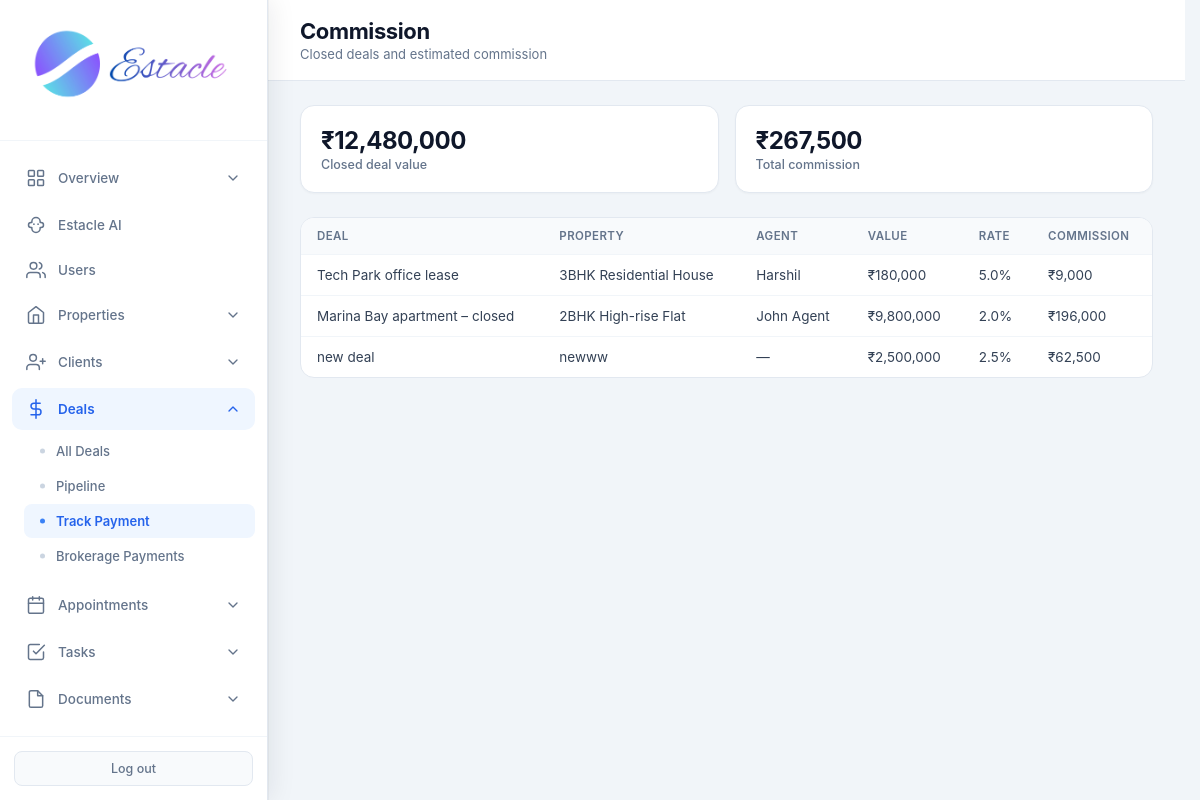
The page /admin/commission (signed in) on the database as committed earlier.
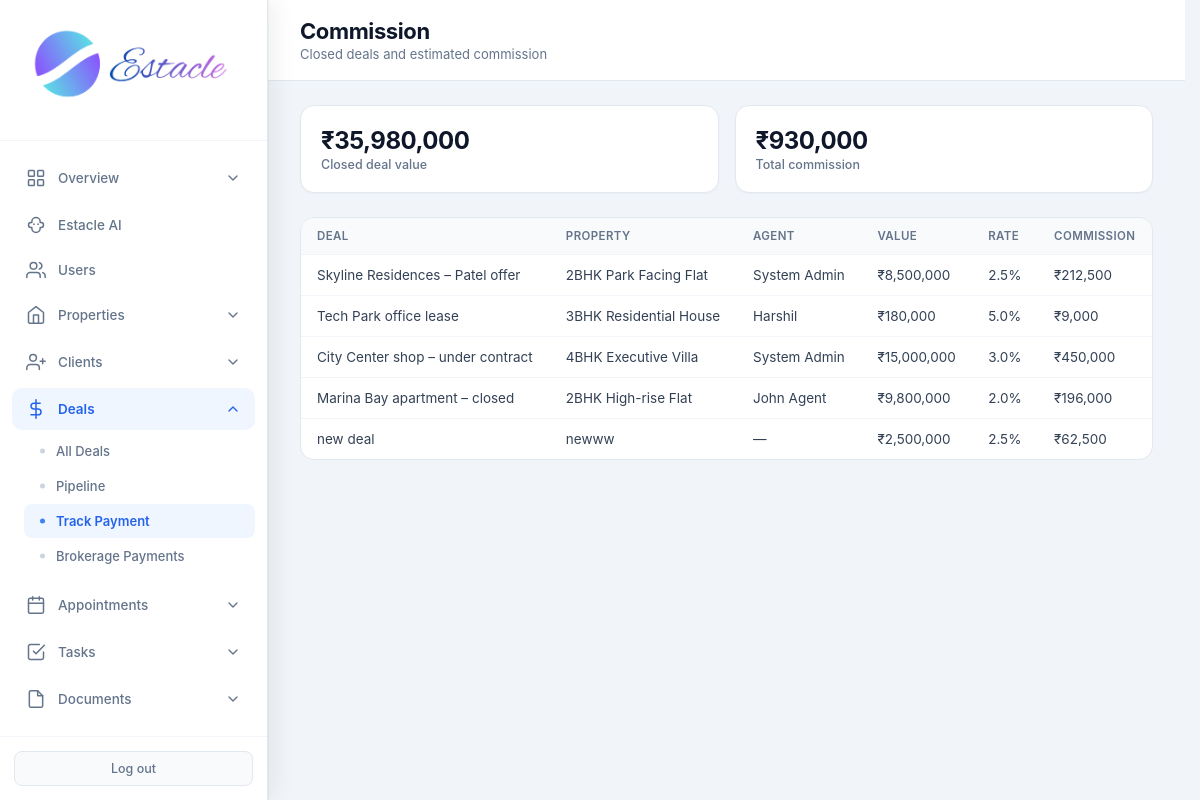
The same page on the database as committed later.
### tables this page shows
CREATE TABLE settings (
            key TEXT PRIMARY KEY,
            value TEXT
        );

CREATE TABLE deals (
            id INTEGER PRIMARY KEY AUTOINCREMENT,
            title TEXT NOT NULL,
            property_id INTEGER,
            client_id INTEGER,
            agent_id INTEGER,
            stage TEXT DEFAULT 'offer',
            value REAL DEFAULT 0,
            commission_rate REAL DEFAULT 2.5,
            expected_close TEXT,
            notes TEXT,
            created_at TIMESTAMP DEFAULT CURRENT_TIMESTAMP,
            updated_at TIMESTAMP DEFAULT CURRENT_TIMESTAMP,
            FOREIGN KEY (property_id) REFERENCES properties (id),
            FOREIGN KEY (client_id) REFERENCES clients (id),
            FOREIGN KEY (agent_id) REFERENCES users (id)
        );

CREATE TABLE properties (
            id INTEGER PRIMARY KEY AUTOINCREMENT,
            title TEXT NOT NULL,
            description TEXT,
            price REAL NOT NULL,
            property_type TEXT NOT NULL,
            status TEXT DEFAULT 'available',
            address TEXT,
            city TEXT,
            state TEXT,
            zip_code TEXT,
            bedrooms INTEGER,
            bathrooms REAL,
            area_sqft REAL,
            agent_id INTEGER,
            created_at TIMESTAMP DEFAULT CURRENT_TIMESTAMP, category TEXT DEFAULT "sale", listing_type TEXT DEFAULT "sale", floor TEXT, carpet_area REAL, furnishing TEXT, parking TEXT, amenities TEXT, seller_name TEXT, seller_phone TEXT, monthly_rent REAL, security_deposit REAL, maintenance REAL, per_sqft REAL, latitude TEXT, longitude TEXT, photos TEXT, year_built TEXT, facing TEXT, videos TEXT,
            FOREIGN KEY (agent_id) REFERENCES users (id)
        );

CREATE TABLE users (
            id INTEGER PRIMARY KEY AUTOINCREMENT,
            email TEXT UNIQUE NOT NULL,
            password TEXT NOT NULL,
            full_name TEXT NOT NULL,
            role TEXT NOT NULL CHECK(role IN ('admin', 'agent', 'customer')),
            phone TEXT,
            created_at TIMESTAMP DEFAULT CURRENT_TIMESTAMP,
            is_active INTEGER DEFAULT 1
        , avatar TEXT, last_seen TIMESTAMP, job_title TEXT, department TEXT, employee_id TEXT, license_no TEXT, commission_rate REAL, alt_phone TEXT, address TEXT, city TEXT, state TEXT, country TEXT, postal_code TEXT, notes TEXT, hire_date TEXT, timezone TEXT);

### routes/admin/commission.py (the view)
@admin.route('/admin/commission')
@login_required
@role_required('admin')
def admin_commission():
    db = get_db()
    deals = db.execute(
        """SELECT d.*, p.title as property_title, u.full_name as agent_name
           FROM deals d LEFT JOIN properties p ON d.property_id = p.id
           LEFT JOIN users u ON d.agent_id = u.id
           WHERE d.stage = 'closed'
           ORDER BY d.updated_at DESC"""
    ).fetchall()
    total_value = sum((d['value'] or 0) for d in deals)
    total_comm = sum(((d['value'] or 0) * (d['commission_rate'] or 0) / 100) for d in deals)
    currency = get_setting('currency', 'INR')
    return render_template(
        'admin_commission.html', deals=deals, total_value=total_value, total_comm=total_comm,
        currency=currency, format_money=format_money
    )

### core/db.py (called while the page is built)
def get_db():
    if 'db' not in g:
        g.db = sqlite3.connect(current_app.config['DATABASE'])
        g.db.row_factory = sqlite3.Row
    return g.db

### core/helpers.py (called while the page is built)
def login_required(f):
    @wraps(f)
    def decorated_function(*args, **kwargs):
        if 'user_id' not in session:
            flash('Please log in to access this page.', 'warning')
            return redirect(url_for('auth.login'))
        return f(*args, **kwargs)
    return decorated_function

def role_required(*roles):
    def decorator(f):
        @wraps(f)
        def decorated_function(*args, **kwargs):
            if 'user_id' not in session:
                flash('Please log in to access this page.', 'warning')
                return redirect(url_for('auth.login'))
            if session.get('role') not in roles:
                flash('You do not have permission to access this page.', 'danger')
                return redirect(url_for('auth.role_redirect'))
            return f(*args, **kwargs)
        return decorated_function
    return decorator

### templates/admin_commission.html (shortened to what this page needs)
<!DOCTYPE html>
<html lang="en"><head>
<link rel="stylesheet" href="{{ url_for('static', filename='css/admin.css') }}">
</head><body>
<div class="app-layout">
{% set active = 'commission' %}
{% include 'partials/admin_sidebar.html' %}
<main class="main-content">
<header class="top-bar"><div><h1 class="page-title">Commission</h1><p class="page-subtitle">Closed deals and estimated commission</p></div></header>
<div class="stats-grid">
<div class="stat-card"><div class="stat-info"><div class="stat-value">{{ format_money(total_value, currency) }}</div><div class="stat-label">Closed deal value</div></div></div>
<div class="stat-card"><div class="stat-info"><div class="stat-value">{{ format_money(total_comm, currency) }}</div><div class="stat-label">Total commission</div></div></div>
</div>
<div class="panel full"><div class="table-wrap"><table>
<thead><tr><th>Deal</th><th>Property</th><th>Agent</th><th>Value</th><th>Rate</th><th>Commission</th></tr></thead>
<tbody>
{% for d in deals %}
<tr>
<td>{{ d.title }}</td><td>{{ d.property_title or '—' }}</td><td>{{ d.agent_name or '—' }}</td>
<td>{{ format_money(d.value, currency) }}</td><td>{{ d.commission_rate }}%</td>
<td>{{ format_money((d.value or 0) * (d.commission_rate or 0) / 100, currency) }}</td>
</tr>
{% else %}<tr><td colspan="6" class="empty">No closed deals yet — mark deals as Closed in Deals pipeline</td></tr>{% endfor %}
</tbody></table></div></div>
</main></div></body></html>

Rows that differ between the two databases and show on the page:
computed for settings: value "₹12,480,000" → "₹35,980,000"; value "₹267,500" → "₹930,000"
now on this page (row edited): deals: title "Skyline Residences – Patel offer", title "2BHK Park Facing Flat", full_name "System Admin", value.value "₹8,500,000", commission_rate "2.5", value+commission_rate "₹212,500"
now on this page (row edited): deals: title "City Center shop – under contract", title "4BHK Executive Villa", full_name "System Admin", value.value "₹15,000,000", commission_rate "3.0", value+commission_rate "₹450,000"
